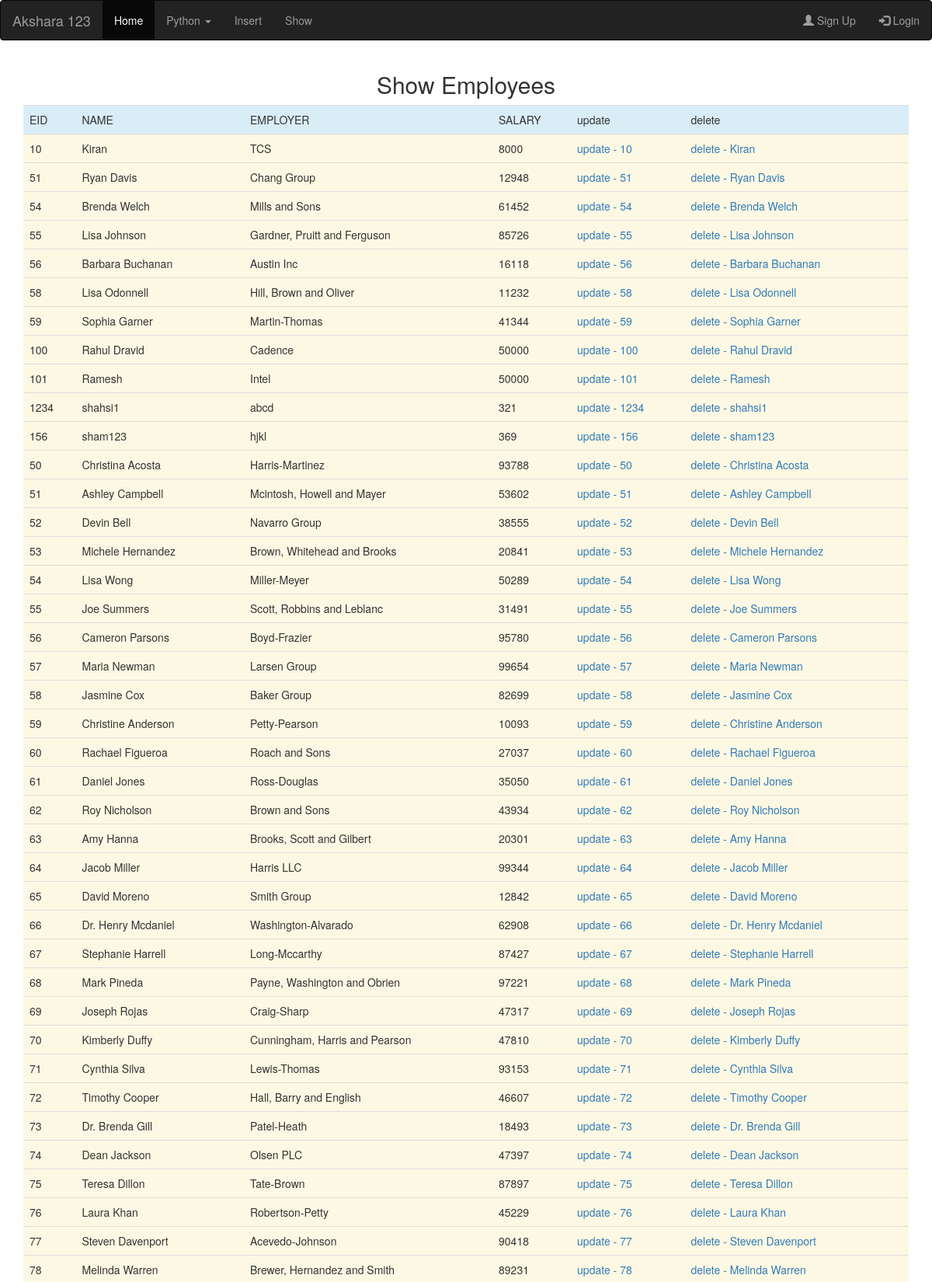
Page /home/show/ (upper part) on the committed database.
### home/models.py (models this page shows, shortened)
class EmployeeModel(models.Model):
    eid = models.IntegerField()
    ename = models.CharField(max_length=30)
    emp = models.CharField(max_length=30)
    esalary = models.IntegerField()

### home/views.py (the view)
# urls.py: path('show/', show),
def show(request):
    all_emp = EmployeeModel.objects.all()
    return render(request, "home/show.html", {'all_emp': all_emp})

### templates/home/show.html (shortened to what this page needs)
{% extends 'base1.html' %}
{% block content1 %}
  <center><h2>Show Employees</h2></center>
{% endblock %}
{% block content2 %}
  <center>
      <table class="table">
        <tr class="info"><td>EID</td><td>NAME</td><td>EMPLOYER</td><td>SALARY</td><td>update</td><td>delete</td></tr>
        {% for emp in all_emp %}
            <tr class="warning">
                <td>{{ emp.eid }}</td>
                <td>{{ emp.ename }}</td>
                <td>{{ emp.emp }}</td>
                <td>{{ emp.esalary }}</td>
                <td><a href="/home/update1/{{emp.eid}}/">update - {{ emp.eid }}</a></td>
                <td><a href="/home/delete1/{{emp.ename}}/">delete - {{ emp.ename }}</a></td>
            </tr>
        {% endfor %}
      </table>
  </center>
{% endblock %}

### templates/base1.html (shortened to what this page needs)
<!DOCTYPE html>
<html lang="en">
<head>
  <link rel="stylesheet" href="https://maxcdn.bootstrapcdn.com/bootstrap/3.4.1/css/bootstrap.min.css">
</head>
<body>
<nav class="navbar navbar-inverse">
  <div class="container-fluid">
    <div class="navbar-header">
      <a class="navbar-brand" href="#">Akshara 123</a>
    </div>
    <ul class="nav navbar-nav">
      <li class="active"><a href="#">Home</a></li>
      <li class="dropdown"><a class="dropdown-toggle" data-toggle="dropdown" href="#">Python <span class="caret"></span></a>
      </li>
      <li><a href="/home/enter_employee/">Insert</a></li>
      <li><a href="/home/show/">Show</a></li>
    </ul>
    <ul class="nav navbar-nav navbar-right">
      <li><a href="#"><span class="glyphicon glyphicon-user"></span> Sign Up</a></li>
      <li><a href="#"><span class="glyphicon glyphicon-log-in"></span> Login</a></li>
    </ul>
  </div>
</nav>
<div class="container">
{% block content1 %}{% endblock %}
{% block content2 %}
{% endblock %}
</div>
</body>
</html>

### rows in the picture
EmployeeModel: eid "10", ename "Kiran", emp "TCS", esalary "8000"
EmployeeModel: eid "51", ename "Ryan Davis", emp "Chang Group", esalary "12948"
EmployeeModel: eid "54", ename "Brenda Welch", emp "Mills and Sons", esalary "61452"
EmployeeModel: eid "55", ename "Lisa Johnson", emp "Gardner, Pruitt and Ferguson", esalary "85726"
EmployeeModel: eid "56", ename "Barbara Buchanan", emp "Austin Inc", esalary "16118"
EmployeeModel: eid "58", ename "Lisa Odonnell", emp "Hill, Brown and Oliver", esalary "11232"
EmployeeModel: eid "59", ename "Sophia Garner", emp "Martin-Thomas", esalary "41344"
EmployeeModel: eid "100", ename "Rahul Dravid", emp "Cadence", esalary "50000"
EmployeeModel: eid "101", ename "Ramesh", emp "Intel", esalary "50000"
EmployeeModel: eid "1234", ename "shahsi1", emp "abcd", esalary "321"
EmployeeModel: eid "156", ename "sham123", emp "hjkl", esalary "369"
EmployeeModel: eid "50", ename "Christina Acosta", emp "Harris-Martinez", esalary "93788"
EmployeeModel: eid "51", ename "Ashley Campbell", emp "Mcintosh, Howell and Mayer", esalary "53602"
EmployeeModel: eid "52", ename "Devin Bell", emp "Navarro Group", esalary "38555"
EmployeeModel: eid "53", ename "Michele Hernandez", emp "Brown, Whitehead and Brooks", esalary "20841"
EmployeeModel: eid "54", ename "Lisa Wong", emp "Miller-Meyer", esalary "50289"
EmployeeModel: eid "55", ename "Joe Summers", emp "Scott, Robbins and Leblanc", esalary "31491"
EmployeeModel: eid "56", ename "Cameron Parsons", emp "Boyd-Frazier", esalary "95780"
EmployeeModel: eid "57", ename "Maria Newman", emp "Larsen Group", esalary "99654"
EmployeeModel: eid "58", ename "Jasmine Cox", emp "Baker Group", esalary "82699"
EmployeeModel: eid "59", ename "Christine Anderson", emp "Petty-Pearson", esalary "10093"
EmployeeModel: eid "60", ename "Rachael Figueroa", emp "Roach and Sons", esalary "27037"
EmployeeModel: eid "61", ename "Daniel Jones", emp "Ross-Douglas", esalary "35050"
EmployeeModel: eid "62", ename "Roy Nicholson", emp "Brown and Sons", esalary "43934"
EmployeeModel: eid "63", ename "Amy Hanna", emp "Brooks, Scott and Gilbert", esalary "20301"
EmployeeModel: eid "64", ename "Jacob Miller", emp "Harris LLC", esalary "99344"
EmployeeModel: eid "65", ename "David Moreno", emp "Smith Group", esalary "12842"
EmployeeModel: eid "66", ename "Dr. Henry Mcdaniel", emp "Washington-Alvarado", esalary "62908"
EmployeeModel: eid "67", ename "Stephanie Harrell", emp "Long-Mccarthy", esalary "87427"
EmployeeModel: eid "68", ename "Mark Pineda", emp "Payne, Washington and Obrien", esalary "97221"
EmployeeModel: eid "69", ename "Joseph Rojas", emp "Craig-Sharp", esalary "47317"
EmployeeModel: eid "70", ename "Kimberly Duffy", emp "Cunningham, Harris and Pearson", esalary "47810"
EmployeeModel: eid "71", ename "Cynthia Silva", emp "Lewis-Thomas", esalary "93153"
EmployeeModel: eid "72", ename "Timothy Cooper", emp "Hall, Barry and English", esalary "46607"
EmployeeModel: eid "73", ename "Dr. Brenda Gill", emp "Patel-Heath", esalary "18493"
EmployeeModel: eid "74", ename "Dean Jackson", emp "Olsen PLC", esalary "47397"
EmployeeModel: eid "75", ename "Teresa Dillon", emp "Tate-Brown", esalary "87897"
EmployeeModel: eid "76", ename "Laura Khan", emp "Robertson-Petty", esalary "45229"
EmployeeModel: eid "77", ename "Steven Davenport", emp "Acevedo-Johnson", esalary "90418"
EmployeeModel: eid "78", ename "Melinda Warren", emp "Brewer, Hernandez and Smith", esalary "89231"
